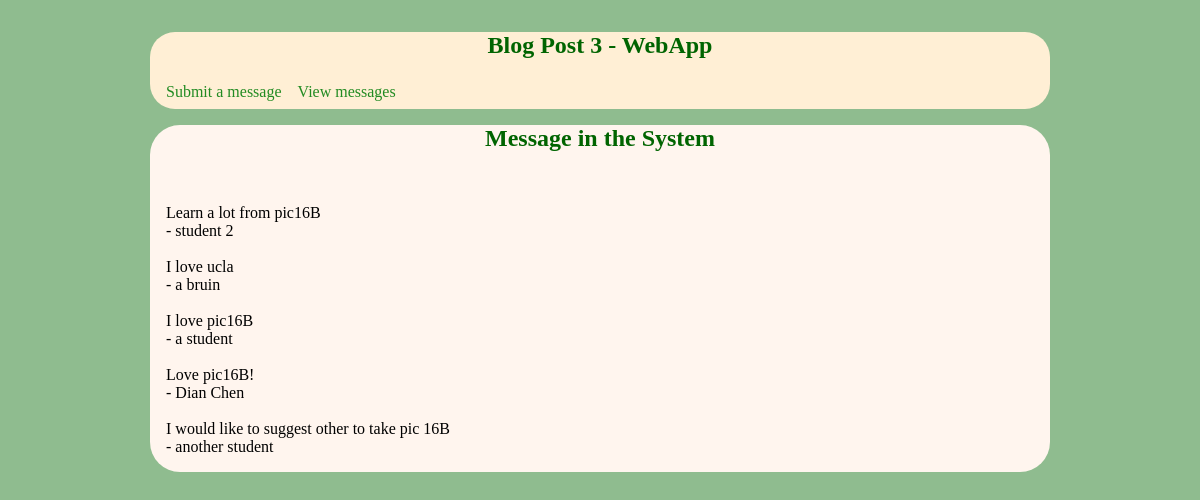
Screenshot of /view/ with the database file from the repository.
### tables this page shows
CREATE TABLE message( id INTEGER PRIMARY KEY AUTOINCREMENT,
                                        name TEXT NOT NULL,
                                        message TEXT NOT NULL);

### app/__init__.py (the view)
@app.route('/view/')
def view():
    message = random_messages(5)
    return render_template('view.html', messages = message)

### app/__init__.py (called while the page is built)
def get_message_db():
    if 'message_db' not in g:
        g.message_db = sqlite3.connect('message_db.sqlite')
    cmd = """CREATE TABLE IF NOT EXISTS message( id INTEGER PRIMARY KEY AUTOINCREMENT,
                                        name TEXT NOT NULL,
                                        message TEXT NOT NULL)"""
    cursor = g.message_db.cursor()
    cursor.execute(cmd)
    return g.message_db

def random_messages(n):
    db = get_message_db()
    cursor = db.cursor()
    cmd = """SELECT * FROM message ORDER BY RANDOM() LIMIT """ + str(n)
    cursor.execute(cmd)
    result = cursor.fetchall()
    db.close()
    return result

### app/templates/view.html
{% extends 'base.html' %}
{% block header %}
  <h1>{% block title %}Message in the System{% endblock %}</h1>
{% endblock %}
{% block content %}
  {% for message in messages %}
    <br><br> {{message[2]}}
    <br> - {{message[1]}}
  {% endfor %}
{% endblock %}

### app/templates/base.html (shortened to what this page needs)
<!doctype html>
<link rel="stylesheet" href="{{ url_for('static', filename='style.css') }}">
<nav>
  <h1>Blog Post 3 - WebApp</h1>
  <ul>
    <li><a href="{{ url_for('submit') }}">Submit a message</a></li>
    <li><a href="{{ url_for('view') }}">View messages</a></li>
  </ul>
</nav>
<section class="content">
  <header>
    {% block header %}{% endblock %}
  </header>
  {% block content %}{% endblock %}
</section>

### app/static/style.css (style rules this page uses)
h1 { color: DarkGreen; font-family: Times New Roman; margin: 1rem 0; text-align: center; }
a { color: ForestGreen; text-decoration: none; }
nav { background: PapayaWhip; padding: 0 0.5rem; border-radius: 25px; }
nav ul { display: flex; list-style: none; margin: 0; padding: 0; }
nav ul li a { display: block; padding: 0.5rem; }
.content { padding: 0 1rem 1rem; background: SeaShell; border-radius: 30px; }

### rows the page displays
message: message "Learn a lot from pic16B", name "student 2"
message: message "I love ucla", name "a bruin"
message: message "I love pic16B", name "a student"
message: message "Love pic16B!", name "Dian Chen"
message: message "I would like to suggest other to take pic 16B", name "another student"
